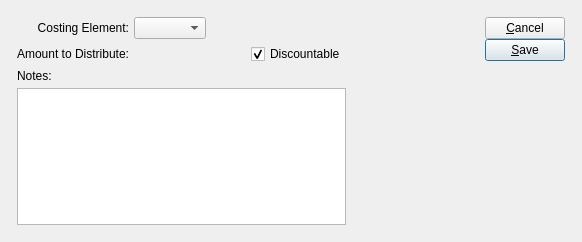
<?xml version="1.0" encoding="UTF-8"?>
<ui version="4.0">
 <comment>This file is part of the xTuple ERP: PostBooks Edition, a free and
open source Enterprise Resource Planning software suite,
Copyright (c) 1999-2018 by OpenMFG LLC, d/b/a xTuple.
It is licensed to you under the Common Public Attribution License
version 1.0, the full text of which (including xTuple-specific Exhibits)
is available at www.xtuple.com/CPAL.  By using this software, you agree
to be bound by its terms.</comment>
 <class>voucherItemDistrib</class>
 <widget class="QDialog" name="voucherItemDistrib">
  <property name="geometry">
   <rect>
    <x>0</x>
    <y>0</y>
    <width>582</width>
    <height>242</height>
   </rect>
  </property>
  <property name="windowTitle">
   <string>Voucher Item Distribution</string>
  </property>
  <layout class="QGridLayout" name="gridLayout_2">
   <item row="0" column="0">
    <layout class="QHBoxLayout" name="horizontalLayout_2">
     <property name="spacing">
      <number>12</number>
     </property>
     <property name="margin">
      <number>12</number>
     </property>
     <item>
      <layout class="QVBoxLayout" name="verticalLayout">
       <item>
        <layout class="QGridLayout" name="gridLayout">
         <item row="0" column="0">
          <widget class="QLabel" name="_costelemLit">
           <property name="text">
            <string>Costing Element:</string>
           </property>
           <property name="alignment">
            <set>Qt::AlignRight|Qt::AlignTrailing|Qt::AlignVCenter</set>
           </property>
          </widget>
         </item>
         <item row="0" column="1">
          <layout class="QHBoxLayout" name="horizontalLayout">
           <item>
            <widget class="XComboBox" name="_costelem"/>
           </item>
           <item>
            <spacer name="horizontalSpacer">
             <property name="orientation">
              <enum>Qt::Horizontal</enum>
             </property>
             <property name="sizeHint" stdset="0">
              <size>
               <width>40</width>
               <height>20</height>
              </size>
             </property>
            </spacer>
           </item>
          </layout>
         </item>
         <item row="1" column="0">
          <widget class="QLabel" name="_amountLit">
           <property name="text">
            <string>Amount to Distribute:</string>
           </property>
           <property name="alignment">
            <set>Qt::AlignRight|Qt::AlignTrailing|Qt::AlignVCenter</set>
           </property>
          </widget>
         </item>
         <item row="1" column="1">
          <widget class="CurrCluster" name="_amount">
           <property name="currencyEditable" stdset="0">
            <bool>false</bool>
           </property>
          </widget>
         </item>
         <item row="1" column="2">
          <widget class="XCheckBox" name="_discountable">
           <property name="text">
            <string>Discountable</string>
           </property>
           <property name="checked">
            <bool>true</bool>
           </property>
           <property name="forgetful">
            <bool>true</bool>
           </property>
          </widget>
         </item>
        </layout>
       </item>
       <item>
        <widget class="QLabel" name="_notesLit">
         <property name="text">
          <string>Notes:</string>
         </property>
         <property name="alignment">
          <set>Qt::AlignLeading|Qt::AlignLeft|Qt::AlignVCenter</set>
         </property>
        </widget>
       </item>
       <item>
        <widget class="XTextEdit" name="_notes"/>
       </item>
       <item>
        <spacer name="Spacer39">
         <property name="orientation">
          <enum>Qt::Vertical</enum>
         </property>
         <property name="sizeType">
          <enum>QSizePolicy::Expanding</enum>
         </property>
         <property name="sizeHint" stdset="0">
          <size>
           <width>20</width>
           <height>0</height>
          </size>
         </property>
        </spacer>
       </item>
      </layout>
     </item>
     <item>
      <spacer name="horizontalSpacer_2">
       <property name="orientation">
        <enum>Qt::Horizontal</enum>
       </property>
       <property name="sizeHint" stdset="0">
        <size>
         <width>40</width>
         <height>20</height>
        </size>
       </property>
      </spacer>
     </item>
     <item>
      <layout class="QVBoxLayout">
       <property name="spacing">
        <number>0</number>
       </property>
       <item>
        <layout class="QVBoxLayout">
         <property name="spacing">
          <number>0</number>
         </property>
         <item>
          <widget class="QPushButton" name="_close">
           <property name="text">
            <string>&amp;Cancel</string>
           </property>
          </widget>
         </item>
         <item>
          <widget class="QPushButton" name="_save">
           <property name="text">
            <string>&amp;Save</string>
           </property>
           <property name="default">
            <bool>true</bool>
           </property>
          </widget>
         </item>
         <item>
          <spacer name="Spacer40">
           <property name="orientation">
            <enum>Qt::Vertical</enum>
           </property>
           <property name="sizeType">
            <enum>QSizePolicy::Expanding</enum>
           </property>
           <property name="sizeHint" stdset="0">
            <size>
             <width>20</width>
             <height>0</height>
            </size>
           </property>
          </spacer>
         </item>
        </layout>
       </item>
      </layout>
     </item>
    </layout>
   </item>
  </layout>
 </widget>
 <layoutdefault spacing="5" margin="5"/>
 <customwidgets>
  <customwidget>
   <class>CurrCluster</class>
   <extends>CurrDisplay</extends>
   <header>currcluster.h</header>
   <container>1</container>
  </customwidget>
  <customwidget>
   <class>CurrDisplay</class>
   <extends>QWidget</extends>
   <header>currcluster.h</header>
  </customwidget>
  <customwidget>
   <class>XCheckBox</class>
   <extends>QCheckBox</extends>
   <header>xcheckbox.h</header>
  </customwidget>
  <customwidget>
   <class>XComboBox</class>
   <extends>QComboBox</extends>
   <header>xcombobox.h</header>
  </customwidget>
  <customwidget>
   <class>XTextEdit</class>
   <extends>QTextEdit</extends>
   <header>xtextedit.h</header>
  </customwidget>
 </customwidgets>
 <tabstops>
  <tabstop>_costelem</tabstop>
  <tabstop>_amount</tabstop>
  <tabstop>_save</tabstop>
  <tabstop>_close</tabstop>
 </tabstops>
 <includes>
  <include location="global">parameter.h</include>
 </includes>
 <resources/>
 <connections>
  <connection>
   <sender>_close</sender>
   <signal>clicked()</signal>
   <receiver>voucherItemDistrib</receiver>
   <slot>reject()</slot>
   <hints>
    <hint type="sourcelabel">
     <x>20</x>
     <y>20</y>
    </hint>
    <hint type="destinationlabel">
     <x>20</x>
     <y>20</y>
    </hint>
   </hints>
  </connection>
 </connections>
</ui>
